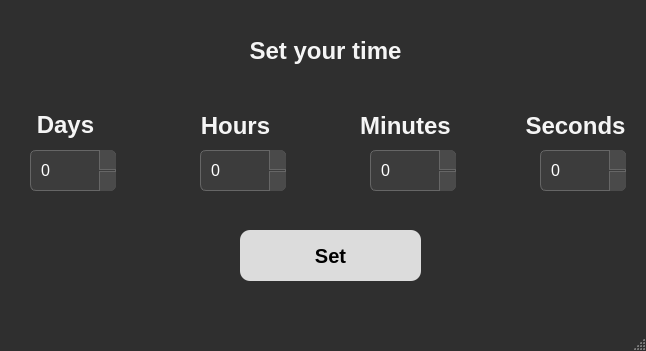
<?xml version="1.0" encoding="UTF-8"?>
<ui version="4.0">
 <class>MainWindow</class>
 <widget class="QMainWindow" name="MainWindow">
  <property name="geometry">
   <rect>
    <x>0</x>
    <y>0</y>
    <width>646</width>
    <height>351</height>
   </rect>
  </property>
  <property name="windowTitle">
   <string>Cut Down Timer</string>
  </property>
  <property name="styleSheet">
   <string notr="true">QMainWindow {
    background-color: #2f2f2f; 
    font-family: 'Segoe UI', sans-serif;
    font-size: 14px;
    color: #e0e0e0;
}

QLabel {
    color: #f5f5f5;
    font-weight: bold;
    font-size: 24px;
}


QSpinBox {
    background-color: #3c3c3c;
    color: white;
    border: 1px solid #666666;
    border-radius: 6px;
    padding: 4px 8px;
    font-size: 16px;
    min-width: 60px;
    qproperty-alignment: AlignCenter;
}


QSpinBox::up-button {
    subcontrol-origin: border;
    subcontrol-position: top right;
    width: 16px;
    background-color: #4a4a4a;
    border-left: 1px solid #666;
    border-bottom: 1px solid #666;
    border-top-right-radius: 6px;
}

QSpinBox::down-button {
    subcontrol-origin: border;
    subcontrol-position: bottom right;
    width: 16px;
    background-color: #4a4a4a;
    border-left: 1px solid #666;
    border-top: 1px solid #666;
    border-bottom-right-radius: 6px;
}

QSpinBox::up-arrow, QSpinBox::down-arrow {
    width: 8px;
    height: 8px;
}


QPushButton {
    background-color: #dcdcdc;
    color: black;
    border: none;
    border-radius: 10px;
    padding: 10px 24px;
    font-size: 20px;
    font-weight: bold;
}

QPushButton:hover {
    background-color: #43a047;
}

QPushButton:pressed {
    background-color: #2e7d32;
}
</string>
  </property>
  <widget class="QWidget" name="centralwidget">
   <widget class="QLabel" name="label">
    <property name="geometry">
     <rect>
      <x>80</x>
      <y>30</y>
      <width>491</width>
      <height>41</height>
     </rect>
    </property>
    <property name="font">
     <font>
      <pointsize>-1</pointsize>
      <weight>75</weight>
      <bold>true</bold>
     </font>
    </property>
    <property name="text">
     <string>Set your time</string>
    </property>
    <property name="alignment">
     <set>Qt::AlignCenter</set>
    </property>
   </widget>
   <widget class="QSpinBox" name="spinBox">
    <property name="geometry">
     <rect>
      <x>30</x>
      <y>150</y>
      <width>86</width>
      <height>41</height>
     </rect>
    </property>
   </widget>
   <widget class="QSpinBox" name="spinBox_2">
    <property name="geometry">
     <rect>
      <x>200</x>
      <y>150</y>
      <width>86</width>
      <height>41</height>
     </rect>
    </property>
   </widget>
   <widget class="QSpinBox" name="spinBox_3">
    <property name="geometry">
     <rect>
      <x>370</x>
      <y>150</y>
      <width>86</width>
      <height>41</height>
     </rect>
    </property>
   </widget>
   <widget class="QSpinBox" name="spinBox_4">
    <property name="geometry">
     <rect>
      <x>540</x>
      <y>150</y>
      <width>86</width>
      <height>41</height>
     </rect>
    </property>
   </widget>
   <widget class="QLabel" name="label_2">
    <property name="geometry">
     <rect>
      <x>30</x>
      <y>109</y>
      <width>71</width>
      <height>31</height>
     </rect>
    </property>
    <property name="font">
     <font>
      <pointsize>-1</pointsize>
      <weight>75</weight>
      <bold>true</bold>
     </font>
    </property>
    <property name="text">
     <string>Days</string>
    </property>
    <property name="alignment">
     <set>Qt::AlignCenter</set>
    </property>
   </widget>
   <widget class="QLabel" name="label_3">
    <property name="geometry">
     <rect>
      <x>200</x>
      <y>110</y>
      <width>71</width>
      <height>31</height>
     </rect>
    </property>
    <property name="font">
     <font>
      <pointsize>-1</pointsize>
      <weight>75</weight>
      <bold>true</bold>
     </font>
    </property>
    <property name="text">
     <string>Hours</string>
    </property>
    <property name="alignment">
     <set>Qt::AlignCenter</set>
    </property>
   </widget>
   <widget class="QLabel" name="label_4">
    <property name="geometry">
     <rect>
      <x>360</x>
      <y>110</y>
      <width>91</width>
      <height>31</height>
     </rect>
    </property>
    <property name="font">
     <font>
      <pointsize>-1</pointsize>
      <weight>75</weight>
      <bold>true</bold>
     </font>
    </property>
    <property name="text">
     <string>Minutes</string>
    </property>
    <property name="alignment">
     <set>Qt::AlignCenter</set>
    </property>
   </widget>
   <widget class="QLabel" name="label_5">
    <property name="geometry">
     <rect>
      <x>520</x>
      <y>110</y>
      <width>111</width>
      <height>31</height>
     </rect>
    </property>
    <property name="font">
     <font>
      <pointsize>-1</pointsize>
      <weight>75</weight>
      <bold>true</bold>
     </font>
    </property>
    <property name="text">
     <string>Seconds</string>
    </property>
    <property name="alignment">
     <set>Qt::AlignCenter</set>
    </property>
   </widget>
   <widget class="QPushButton" name="pushButton">
    <property name="geometry">
     <rect>
      <x>240</x>
      <y>230</y>
      <width>181</width>
      <height>51</height>
     </rect>
    </property>
    <property name="font">
     <font>
      <pointsize>-1</pointsize>
      <weight>75</weight>
      <bold>true</bold>
     </font>
    </property>
    <property name="text">
     <string>Set</string>
    </property>
   </widget>
  </widget>
  <widget class="QMenuBar" name="menubar">
   <property name="geometry">
    <rect>
     <x>0</x>
     <y>0</y>
     <width>646</width>
     <height>26</height>
    </rect>
   </property>
  </widget>
  <widget class="QStatusBar" name="statusbar"/>
 </widget>
 <resources/>
 <connections/>
</ui>
